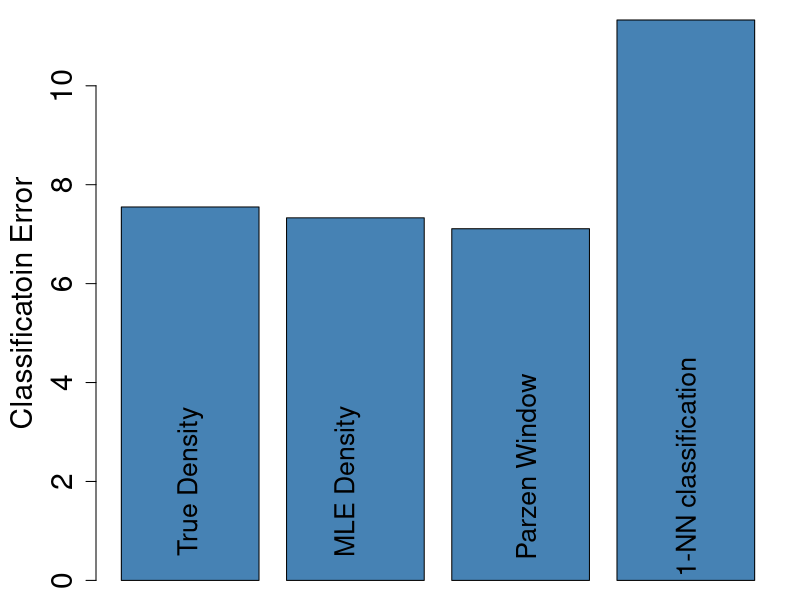

The R source for this figure:


d <- c(7.55, 7.33, 7.11, 11.33)

svg("figs/error.1.svg")
par(mar=c(0.7, 4.8, 1, 1))
barplot(d, cex.axis=1.8, cex.lab=1.8, col="steelblue", ylab="Classificatoin Error")
text(x=0.7, y=2, "True Density", cex=1.6, srt=90)
text(x=1.84, y=2, "MLE Density", cex=1.6, srt=90)
text(x=3.14, y=2.3, "Parzen Window", cex=1.6, srt=90)
text(x=4.3, y=2.3, "1-NN classification", cex=1.6, srt=90)

dev.off()

